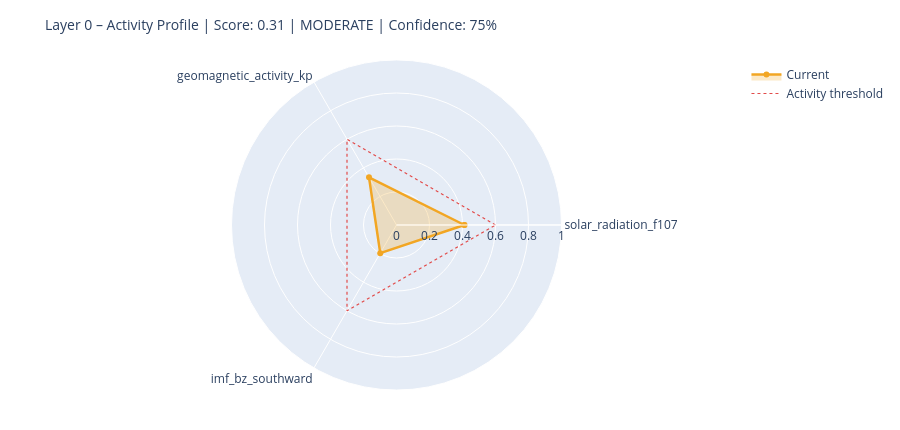

Notebook code for this chart:
### Markdown cell above
---
## 6. State Assessment & Handoff to Layer 1

### Code cell
# ============================================================
# STEP 1 – Collect raw values with source modes
# Mode: 'primary' | 'fallback_3h' | 'last_valid' | 'missing'
# ============================================================

def safe_last(df, col):
    if df is None or col not in df.columns: return None
    s = df[col].dropna()
    return float(s.iloc[-1]) if not s.empty else None

f107_now = safe_last(df_f107, 'f10.7')
bz_now   = safe_last(df_mag,  'bz_gsm')
kp_now   = safe_last(df_kp,   'kp')
sw_now   = safe_last(df_sw,   'speed')

source_modes = {
    'F10.7':    'primary'  if f107_now is not None else 'missing',
    'Kp':       'primary'  if kp_now   is not None else 'missing',
    'IMF_Bz':   'primary'  if bz_now   is not None else 'missing',
    'SW_speed': 'primary'  if sw_now   is not None else 'missing',
}

# Kp Fallback – 3h endpoint
if kp_now is None:
    try:
        r = requests.get(
            'https://services.swpc.noaa.gov/json/noaa-planetary-k-index.json',
            timeout=10)
        r.raise_for_status()
        fb = pd.DataFrame(r.json())
        tc = next((c for c in fb.columns if 'time' in c.lower()), fb.columns[0])
        kc = next((c for c in fb.columns if 'kp' in c.lower() and c != tc), None)
        if kc:
            fb[kc] = fb[kc].astype(str).str.extract(r'([0-9]+(?:\.[0-9]*)?)')[0]
            fb[kc] = pd.to_numeric(fb[kc], errors='coerce')
            fb = fb[fb[kc] >= 0].dropna(subset=[kc])
            if not fb.empty:
                kp_now = float(fb[kc].iloc[-1])
                source_modes['Kp'] = 'fallback_3h'
                print(f'  Kp fallback (3h): {kp_now:.1f}')
    except Exception as e:
        print(f'  Kp fallback failed: {e}')

# Solar Wind Fallback – last valid value
if sw_now is None and df_sw is not None and 'speed' in df_sw.columns:
    s = df_sw['speed'].dropna()
    if not s.empty:
        sw_now = float(s.iloc[-1])
        source_modes['SW_speed'] = 'last_valid'
        print(f'  SW fallback (last_valid): {sw_now:.0f} km/s')

print()
print('Source modes:', source_modes)

# ============================================================
# STEP 2 – Score from available components only
# ============================================================

def norm(v, lo, hi):
    if v is None: return None
    return max(0.0, min(1.0, (v - lo) / (hi - lo)))

COMPONENTS = {
    'solar_radiation_f107':    (f107_now, norm(f107_now, 60, 250)),
    'geomagnetic_activity_kp': (kp_now,   norm(kp_now,   0,   9)),
    'imf_bz_southward':        (bz_now,   norm(-(bz_now or 0) if bz_now else None, -5, 30)
                                           if bz_now is not None else None),
    'solar_wind_speed':        (sw_now,   norm(sw_now, 300, 800)),
}

available   = {k: v[1] for k, v in COMPONENTS.items() if v[1] is not None}
unavailable = [k for k, v in COMPONENTS.items() if v[1] is None]

layer0_score = round(sum(available.values()) / len(available), 4) if available else None
confidence   = round(len(available) / len(COMPONENTS), 2)

level = ('unknown'  if layer0_score is None
         else 'calm'     if layer0_score < 0.3
         else 'moderate' if layer0_score < 0.6
         else 'active')

# ============================================================
# STEP 3 – Dominant Driver
# ============================================================

def dominant_driver(kp, f107, bz, sw):
    candidates = []
    if kp   is not None and kp   >= 4:   candidates.append(('geomagnetic',    kp / 9))
    if sw   is not None and sw   >= 500:  candidates.append(('solar_wind',     sw / 800))
    if bz   is not None and bz   <= -5:   candidates.append(('imf_southward',  abs(bz) / 30))
    if f107 is not None and f107 >= 150:  candidates.append(('solar_radiation',f107 / 250))
    return max(candidates, key=lambda x: x[1])[0] if candidates else 'none'

driver = dominant_driver(kp_now, f107_now, bz_now, sw_now)

# ============================================================
# STEP 4 – Downstream expectations
# ============================================================

def downstream_expectation(driver, score, kp, bz, f107):
    exp = {
        'magnetosphere':        'calm',
        'ionosphere':           'calm',
        'schumann_resonance':   'unchanged',
        'lithosphere_currents': 'low',
    }
    if driver == 'geomagnetic' or (kp and kp >= 5):
        exp['magnetosphere']        = 'compressed / storm'
        exp['ionosphere']           = 'elevated disturbance (TEC variability)'
        exp['schumann_resonance']   = 'elevated amplitude possible'
        exp['lithosphere_currents'] = 'elevated induction currents'
    elif driver == 'imf_southward' or (bz and bz <= -5):
        exp['magnetosphere']        = 'energy coupling active'
        exp['ionosphere']           = 'elevated electron density possible'
        exp['schumann_resonance']   = 'slight modulation possible'
    elif driver == 'solar_radiation' or (f107 and f107 >= 150):
        exp['ionosphere']           = 'elevated ionization (F-layer)'
        exp['schumann_resonance']   = 'slightly elevated background activity'
    return exp

downstream = downstream_expectation(driver, layer0_score, kp_now, bz_now, f107_now)

# ============================================================
# CONSOLE OUTPUT
# ============================================================

W = 58
print('=' * W)
print('LAYER 0 – STATE ASSESSMENT')
print('=' * W)
for name, (raw_v, score_v) in COMPONENTS.items():
    if score_v is not None:
        bar = '█' * int(score_v * 20) + '░' * (20 - int(score_v * 20))
        print(f'  {name:<35}  {bar}  {score_v:.2f}')
    else:
        print(f'  {name:<35}  {"─" * 20}  n/a')
print('-' * W)
print(f'  Score ({len(available)}/{len(COMPONENTS)} components):  {layer0_score:.3f}')
print(f'  Confidence:         {confidence:.0%}')
print(f'  Level:              {level.upper()}')
print(f'  Dominant Driver:    {driver}')

# Radar chart
cats = list(available.keys())
vals = list(available.values())
if len(cats) >= 3:
    fig = go.Figure()
    fig.add_trace(go.Scatterpolar(
        r=vals + [vals[0]], theta=cats + [cats[0]],
        fill='toself', fillcolor='rgba(242,166,35,0.25)',
        line=dict(color='#F2A623', width=2.5), name='Current'
    ))
    fig.add_trace(go.Scatterpolar(
        r=[0.6] * (len(cats) + 1), theta=cats + [cats[0]],
        line=dict(color='#E24B4A', dash='dot', width=1.2),
        mode='lines', name='Activity threshold'
    ))
    fig.update_layout(
        title=dict(text=f'Layer 0 – Activity Profile | Score: {layer0_score:.2f} | {level.upper()} | Confidence: {confidence:.0%}',
                   font=dict(size=14)),
        polar=dict(radialaxis=dict(visible=True, range=[0, 1])),
        height=430, showlegend=True,
        margin=dict(l=60, r=60, t=60, b=40)
    )
    fig.show()

### Figure 1 — Plotly figure (JSON) as saved in the notebook; plotly's stock layout.template omitted (floating-point values rounded to 4 significant figures)
{"data": [{"fill": "toself", "fillcolor": "rgba(242,166,35,0.25)", "line": {"color": "#F2A623", "width": 2.5}, "name": "Current", "r": [0.4116, 0.3333, 0.1971, 0.4116], "theta": ["solar_radiation_f107", "geomagnetic_activity_kp", "imf_bz_southward", "solar_radiation_f107"], "type": "scatterpolar"}, {"line": {"color": "#E24B4A", "dash": "dot", "width": 1.2}, "mode": "lines", "name": "Activity threshold", "r": [0.6, 0.6, 0.6, 0.6], "theta": ["solar_radiation_f107", "geomagnetic_activity_kp", "imf_bz_southward", "solar_radiation_f107"], "type": "scatterpolar"}], "layout": {"height": 430, "margin": {"b": 40, "l": 60, "r": 60, "t": 60}, "polar": {"radialaxis": {"range": [0, 1], "visible": true}}, "showlegend": true, "title": {"font": {"size": 14}, "text": "Layer 0 – Activity Profile | Score: 0.31 | MODERATE | Confidence: 75%"}}}
